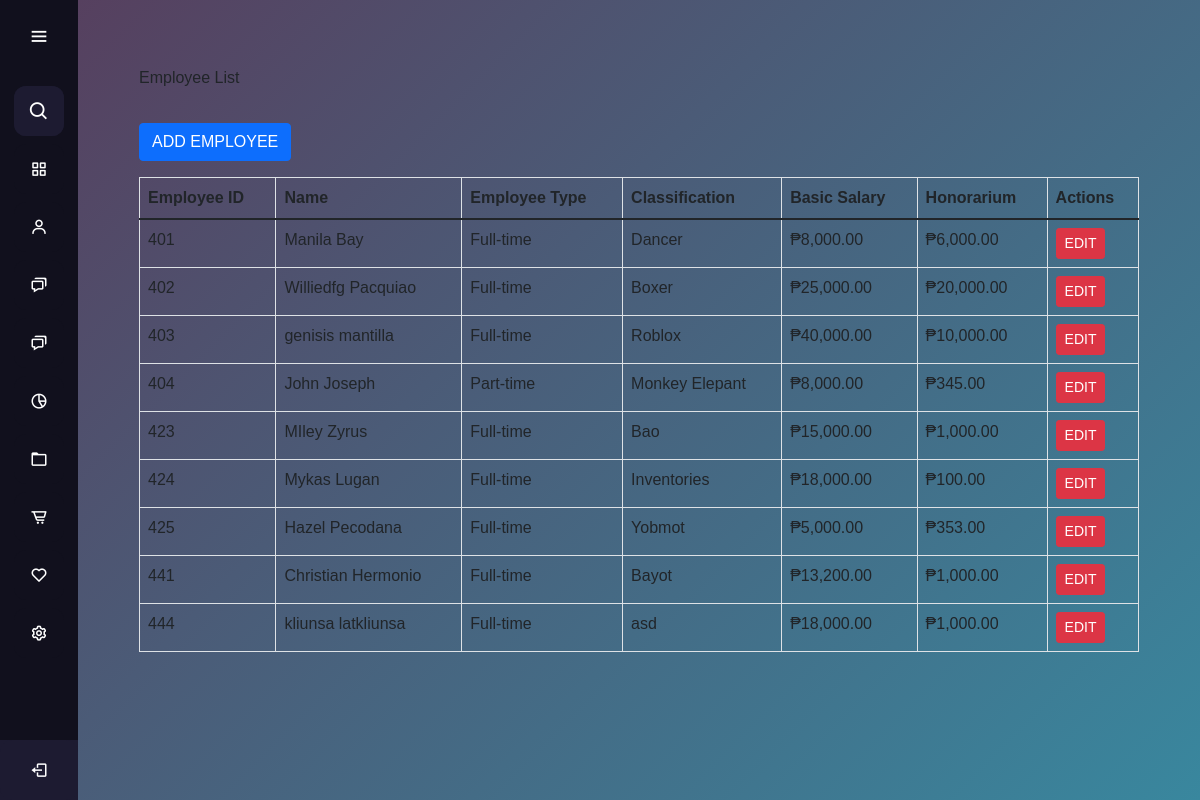
/frontUP/sidebarManageemployee.php, run on the app's committed database.
### tables this page shows
CREATE TABLE `employees` (
  `employee_id` int(11) NOT NULL,
  `first_name` varchar(255) NOT NULL,
  `last_name` varchar(255) NOT NULL,
  `suffix_title` varchar(50) NOT NULL,
  `employee_type` enum('full-time','part-time') NOT NULL,
  `classification` varchar(255) NOT NULL,
  `basic_salary` decimal(10,2) NOT NULL,
  `honorarium` decimal(10,2) DEFAULT 0.00,
  `incentives` decimal(10,0) NOT NULL,
  `overload_rate` decimal(10,0) NOT NULL,
  `watch_reward` decimal(10,0) NOT NULL,
  `absent_lateRate` decimal(10,0) NOT NULL,
  `created_at` timestamp NOT NULL DEFAULT current_timestamp()
);

### frontUP/sidebarManageemployee.php (the view, shortened to what this page needs)
<?php
$conn = new mysqli('localhost', 'root', '', 'gfi_exel');
$sql_fetch = "SELECT * FROM employees";
$result = $conn->query($sql_fetch);
?>
<!DOCTYPE html>
<html lang="en">
<head>
    <script src="https://cdn.tailwindcss.com"></script>
</head>
<link rel="stylesheet" href="css/bootstrap.min.css">
<body>
    <?php include 'aside.php'; ?>
    <main>
    <div class="container mt-5">
        <div id="employeeList">
            <h2 class="mb-9">Employee List</h2>
            <button class="btn btn-primary mb-3" onclick="toggleView('addEmployee')">ADD EMPLOYEE</button>
            <table class="table table-bordered">
                <thead>
                    <tr>
                        <th>Employee ID</th>
                        <th>Name</th>
                        <th>Employee Type</th>
                        <th>Classification</th>
                        <th>Basic Salary</th>
                        <th>Honorarium</th>
                        <th>Actions</th>
                    </tr>
                </thead>
                <tbody>
                    <?php
                    if ($result->num_rows > 0) {
                        while ($row = $result->fetch_assoc()) {
                            echo "<tr>
                                    <td>" . $row['employee_id'] . "</td>
                                    <td>" . $row['first_name'] . " " . $row['last_name'] . "</td>
                                    <td>" . ucfirst($row['employee_type']) . "</td>
                                    <td>" . $row['classification'] . "</td>
                                    <td>₱" . number_format($row['basic_salary'], 2) . "</td>
                                    <td>₱" . number_format($row['honorarium'], 2) . "</td>
                                    <td>
                                        <button class='btn btn-danger btn-sm' onclick='toggleEditForm(" . $row['employee_id'] . ")'>EDIT</button>
                                    </td>
                                  </tr>";
                        }
                    } else {
                        echo "<tr><td colspan='7'>No employees found.</td></tr>";
                    }
                    ?>
                </tbody>
            </table>
        </div>
    </div>
    </main>
</body>
</html>

### frontUP/styles.css (style rules this page uses)
* { margin: 0; padding: 0; box-sizing: border-box; font-family: "Poppins", sans-serif; }
main { margin-left: 78px; padding: 20px; transition: margin-left 0.5s ease; min-height: 100vh; background: linear-gradient( 135deg, #56405f, #39879e ); }

### data on the page
employees: employee_id "401", first_name "Manila", last_name "Bay", employee_type "Full-time", classification "Dancer", basic_salary "8,000.00", honorarium "6,000.00"
employees: employee_id "402", first_name "Williedfg", last_name "Pacquiao", employee_type "Full-time", classification "Boxer", basic_salary "25,000.00", honorarium "20,000.00"
employees: employee_id "403", first_name "genisis", last_name "mantilla", employee_type "Full-time", classification "Roblox", basic_salary "40,000.00", honorarium "10,000.00"
employees: employee_id "404", first_name "John", last_name "Joseph", employee_type "Part-time", classification "Monkey Elepant", basic_salary "8,000.00", honorarium "345.00"
employees: employee_id "423", first_name "MIley", last_name "Zyrus", employee_type "Full-time", classification "Bao", basic_salary "15,000.00", honorarium "1,000.00"
employees: employee_id "424", first_name "Mykas", last_name "Lugan", employee_type "Full-time", classification "Inventories", basic_salary "18,000.00", honorarium "100.00"
employees: employee_id "425", first_name "Hazel", last_name "Pecodana", employee_type "Full-time", classification "Yobmot", basic_salary "5,000.00", honorarium "353.00"
employees: employee_id "441", first_name "Christian", last_name "Hermonio", employee_type "Full-time", classification "Bayot", basic_salary "13,200.00", honorarium "1,000.00"
employees: employee_id "444", first_name "kliunsa", last_name "latkliunsa", employee_type "Full-time", classification "asd", basic_salary "18,000.00", honorarium "1,000.00"
